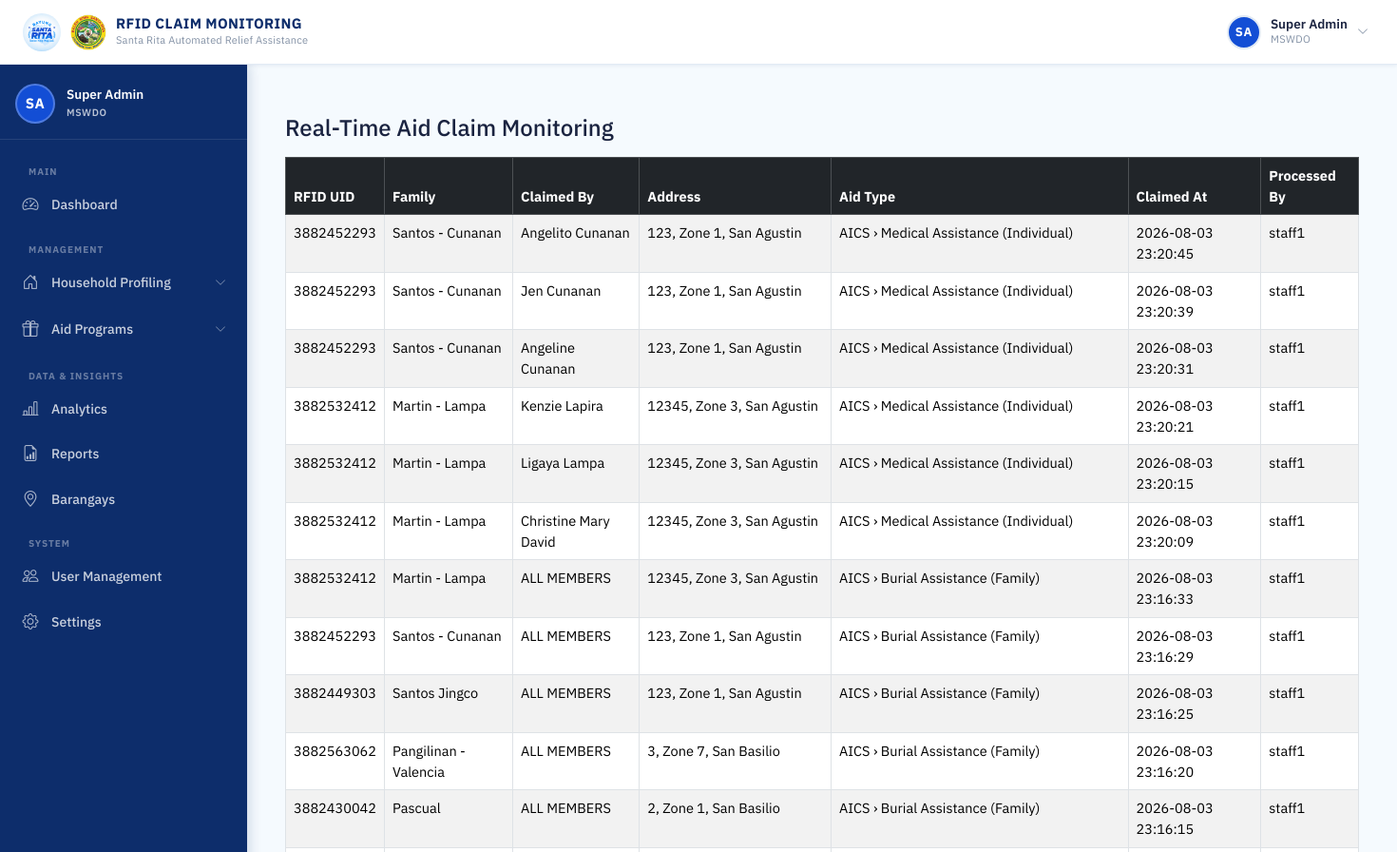
/mswdo/rfid/monitoring/ (signed in, upper part), run on an earlier commit of the app's database.
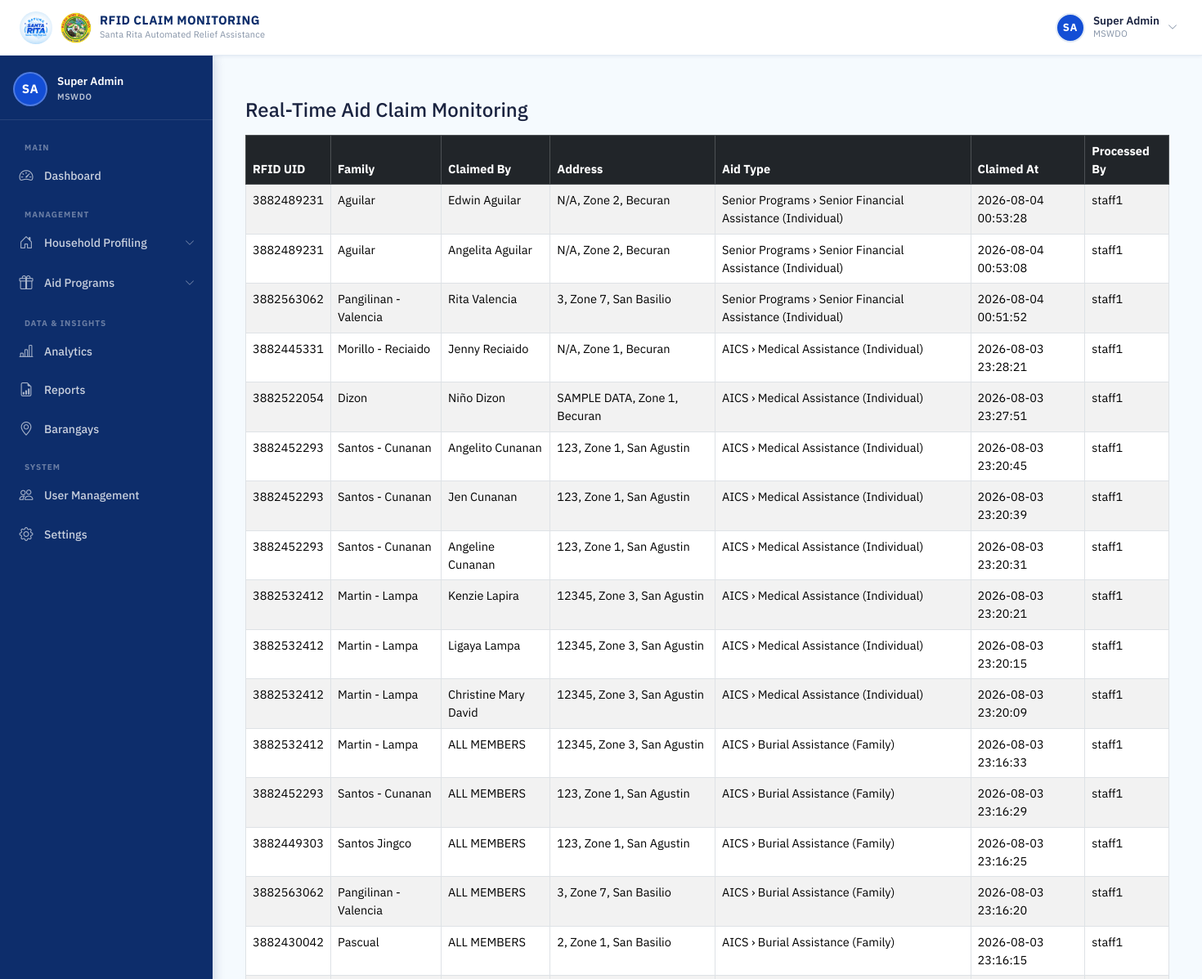
And on a later commit of the database.
### accounts/models.py (models this page shows, shortened)
class User(AbstractUser):
    ROLE_CHOICES = (
        ('MSWDO', 'MSWDO Admin'),
        ('MSWDO_STAFF', 'MSWDO Staff'),
        ('BARANGAY', 'Barangay Admin'),
    )
    email = models.EmailField(unique=True)
    role = models.CharField(max_length=20, choices=ROLE_CHOICES)
    barangay = models.ForeignKey(
        'Barangay', on_delete=models.SET_NULL, blank=True, null=True, related_name='users'
    )
    is_active = models.BooleanField(default=True)
    middle_name = models.CharField(max_length=150, blank=True)
    suffix = models.CharField(max_length=10, blank=True, null=True)
    position = models.CharField(max_length=100, blank=True)
    birth_place = models.CharField(max_length=200, blank=True)
    CIVIL_STATUS_CHOICES = (
        ('SINGLE', 'Single'),
        ('MARRIED', 'Married'),
        ('WIDOWED', 'Widowed'),
        ('SEPARATED', 'Separated'),
        ('ANNULLED', 'Annulled'),
    )
    civil_status = models.CharField(max_length=20, choices=CIVIL_STATUS_CHOICES, blank=True)
    citizenship = models.CharField(max_length=100, blank=True, default='Filipino')
    must_change_password = models.BooleanField(default=False)
    SEX_CHOICES = (
        ('M', 'Male'),
        ('F', 'Female'),
    )
    sex = models.CharField(max_length=1, choices=SEX_CHOICES, blank=True)
    birthdate = models.DateField(blank=True, null=True)
    contact_number = models.CharField(
        max_length=13,
        blank=True,
        validators=[
            RegexValidator(
                regex=r'^(09|\+639)\d{9}$',
                message="Phone number must be entered in the format: '09XXXXXXXXX' or '+639XXXXXXXXX'."
            )
        ]
    )
    profile_image = models.ImageField(upload_to=user_profile_image_path, blank=True, null=True)

### households/models.py (models this page shows, shortened)
class Family(models.Model):
    household = models.ForeignKey(Household, on_delete=models.CASCADE, related_name='families')
    family_name = models.CharField(max_length=100)
    rfid_uid = models.CharField(
        max_length=50,
        unique=True,
        null=True,
        blank=True
    )
    is_active = models.BooleanField(default=True)

### distribution/models.py (models this page shows, shortened)
class AidClaim(models.Model):
    family = models.ForeignKey(Family, on_delete=models.CASCADE)
    family_member = models.ForeignKey(
        FamilyMember,
        on_delete=models.SET_NULL,
        null=True,
        blank=True,
        help_text="Required for individual-based assistance"
    )
    assistance = models.ForeignKey(
        Assistance,
        on_delete=models.SET_NULL,
        null=True,
        blank=True,
        related_name='claims'
    )
    CLAIM_TYPE_CHOICES = (
        ('DISTRIBUTION', 'Distribution Event'),
        ('WALK_IN', 'Walk-in / Office Visit'),
    )
    claim_type = models.CharField(
        max_length=20,
        choices=CLAIM_TYPE_CHOICES,
        default='DISTRIBUTION'
    )
    schedule = models.ForeignKey('AidSchedule', on_delete=models.CASCADE, null=True)
    claimed_at = models.DateTimeField(auto_now_add=True)
    created_by = models.ForeignKey(
            settings.AUTH_USER_MODEL,
            on_delete=models.SET_NULL,
            null=True,
            blank=True,
            related_name='processed_claims'
        )

### monitoring/views.py (the view)
# urls.py: path('mswdo/rfid/monitoring/', views.rfid_claim_monitoring, name='rfid_claim_monitoring'),
@login_required
@session_protected
@mswdo_or_staff_required
def rfid_claim_monitoring(request):
    claims = AidClaim.objects.select_related(
        'family',
        'family__household',
        'family__household__zone',
        'family__household__barangay',
        'family_member',
        'created_by'
    ).order_by('-claimed_at')
    is_staff_scoped = (request.user.role == 'MSWDO_STAFF')
    if is_staff_scoped:
        claims = claims.filter(created_by=request.user)
    monitoring_data = []
    for claim in claims:
        monitoring_data.append({
            'rfid_uid': claim.family.rfid_uid,
            'family_name': claim.family.family_name,
            'member_name': (
                f"{claim.family_member.first_name} {claim.family_member.last_name}"
                if claim.family_member else "ALL MEMBERS"
            ),
            'address': claim.family.household.address,
            'aid_type': str(claim.assistance) if claim.assistance else 'N/A',
            'claimed_at': claim.claimed_at,
            'processed_by': (
                claim.created_by.username
                if claim.created_by else "System"
            ),
        })
    return render(request, 'monitoring/rfid_claim_monitoring.html', {
        'claims': monitoring_data,
        'is_staff_scoped': is_staff_scoped
    })

### accounts/context_processors.py (called while the page is built)
def auth_required(request):
    return {
        'requires_auth': request.user.is_authenticated
    }

### households/models.py (called while the page is built)
    @property
    def address(self):
        return f"{self.house_number}, {self.zone.name}, {self.barangay.name}"

### programs/models.py (called while the page is built)
    def __str__(self):
        return f"{self.program.name} › {self.aid_category.name} ({self.get_beneficiary_type_display()})"

### monitoring/templates/monitoring/rfid_claim_monitoring.html
{% extends "base.html" %}
{% block navbar_title %}
RFID CLAIM MONITORING
{% endblock %}
{% block content %}
<div class="container mt-4">
  <h4 class="mb-3">Real-Time Aid Claim Monitoring</h4>
  <div class="table-responsive">
    <table class="table table-bordered table-striped">
      <thead class="table-dark">
        <tr>
          <th>RFID UID</th>
          <th>Family</th>
          <th>Claimed By</th>
          <th>Address</th>
          <th>Aid Type</th>
          <th>Claimed At</th>
          <th>Processed By</th>
        </tr>
      </thead>
      <tbody>
        {% for c in claims %}
          <tr>
            <td>{{ c.rfid_uid }}</td>
            <td>{{ c.family_name }}</td>
            <td>{{ c.member_name }}</td>
            <td>{{ c.address }}</td>
            <td>{{ c.aid_type }}</td>
            <td>{{ c.claimed_at|date:"Y-m-d H:i:s" }}</td>
            <td>{{ c.processed_by }}</td>
          </tr>
        {% empty %}
          <tr>
            <td colspan="7" class="text-center">No claims yet.</td>
          </tr>
        {% endfor %}
      </tbody>
    </table>
  </div>
</div>
{% endblock %}

What changed in the data, as far as the page shows it:
now on this page (row unchanged): Family: rfid_uid "3882489231" "3882489231", family_name "Aguilar" "Aguilar"
added AidClaim: claimed_at "2026-08-04 00:53:28"
added AidClaim: claimed_at "2026-08-04 00:53:08"
added AidClaim: claimed_at "2026-08-04 00:51:52"
now on this page (row unchanged): Family: rfid_uid "3882445331", family_name "Morillo - Reciaido"
added AidClaim: claimed_at "2026-08-03 23:28:21"
now on this page (row unchanged): Family: rfid_uid "3882522054", family_name "Dizon"
added AidClaim: claimed_at "2026-08-03 23:27:51"
Also different on the page:
new list line: "Edwin Aguilar N/A, Zone 2, Becuran Senior Programs › Senior Financial Assistance (Individual)"
new list line: "staff1"
new list line: "Angelita Aguilar N/A, Zone 2, Becuran Senior Programs › Senior Financial Assistance (Individual)"
new list line: "3882563062 Pangilinan - Valencia"
new list line: "Rita Valencia 3, Zone 7, San Basilio Senior Programs › Senior Financial Assistance (Individual)"
new list line: "Jenny Reciaido N/A, Zone 1, Becuran AICS › Medical Assistance (Individual)"
new list line: "Niño Dizon SAMPLE DATA, Zone 1, Becuran AICS › Medical Assistance (Individual)"
